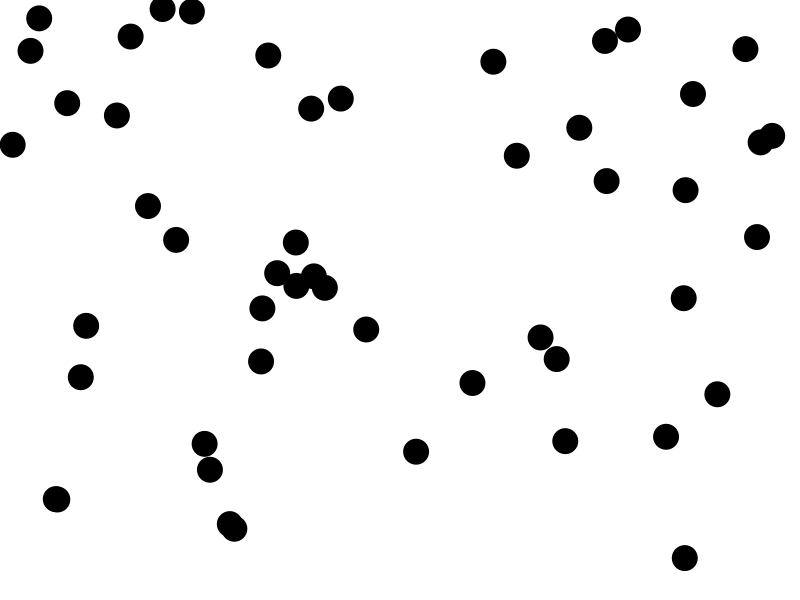
Frame 1 (no input)
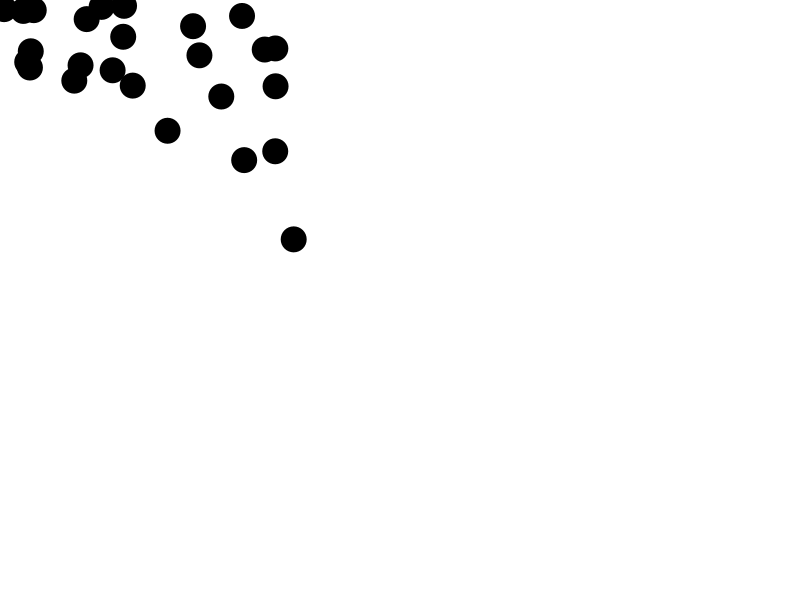
Frame 60 (the mouse pressed at the canvas centre just before this capture)
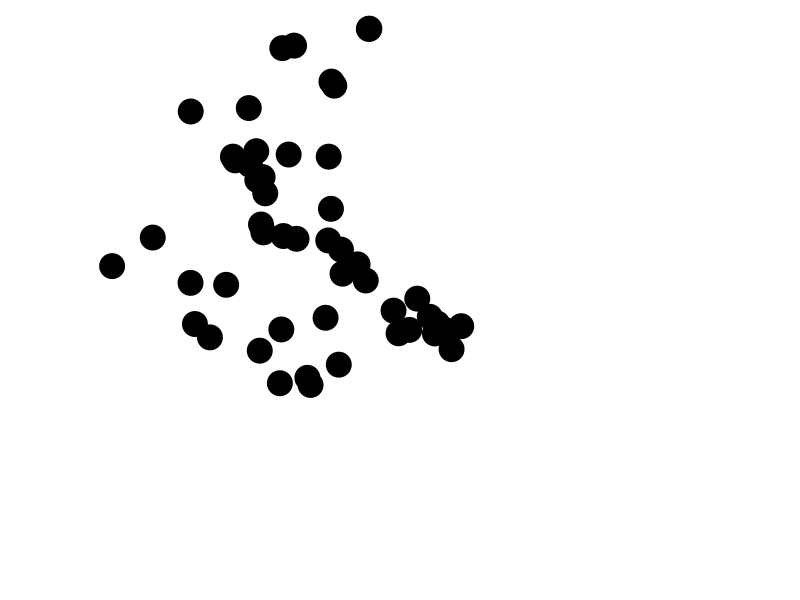
Frame 120 (the mouse held since frame 60 and released just before this capture)

The Processing sketch that drew these frames (run headless with seeded random() and noise(); from frame 60 on, the mouse is pressed at the canvas centre):

// Processing sketch: sketch_009_vector_to_mouse
// ── sketch_009_vector_to_mouse.pde

Mover[] movers = new Mover[50];
void setup() {
  size(800, 600);
  background(255);
  ellipseMode(CENTER);
  noStroke();
  fill(0);
  smooth();
  
  for (int i = 0; i < movers.length; i++) {
    movers[i] = new Mover();
  }
}

void draw() {
  background(255);
  
  for(Mover mover : movers) {
    mover.move();
  }
}

// ── Mover.pde
class Mover {
  
  PVector location;
  PVector velocity;
  PVector acceleration;
  int topspeed = 10;
  float dirMult = 0.5;
  
  Mover() {
    location = new PVector(random(width), random(height));
    //acceleration = new PVector(random(-0.001, 0.001), random(-0.01, 0.01));
    velocity = new PVector(0, 0);
    velocity.limit(10);
  }
  void move() {
    PVector mouse = new PVector(mouseX, mouseY);
    PVector dir = PVector.sub(mouse, location).normalize();
    dir.mult(dirMult);
    
    acceleration = dir;
    
    velocity.add(acceleration);
    velocity.limit(topspeed);
    location.add(velocity);
    //checkEdges();
    display();
  }
  void display() {
    //stroke(0);
    //fill(175);
    ellipse(location.x, location.y, 26, 26);
  }
  
  void checkEdges() {
    if (location.x > width) {
      location.x = 0;
    } else if (location.x < 0){
      location.x = width;
    }
    if (location.y > height){
      location.y = 0;
    } else if (location.y < 0) {
      location.y = height;
    }
  }
  
  void mousePressed () {
    dirMult += 0.1;
  }
}
